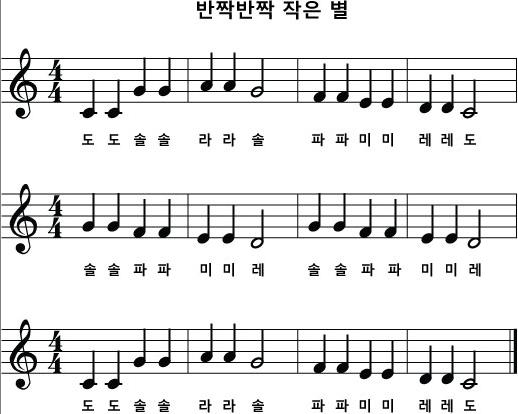
%> input picture mFile/littlestar.jpg, 518 x 414 px
$ octave --eval "result = noteselect('littlestar.jpg');"   (GNU Octave 9; MATLAB toolbox functions it lacks are replaced by stand-ins)
%> lines starting %> are read from the running program, lines starting %| are printed output that depends on the picture; in (x1, y1, x2, y2) boxes, pixels count from 0 and x2, y2 are one past the last pixel; in counts of white or black regions, pixels touching at a corner belong together; the program's own positions count from 1
function result = noteselect(filename)
%> called with filename = 'littlestar.jpg'

%흑백화, 이진화, 반전
img = imread(filename); %이미지 불러오기
%> img is the input picture: size 414x518x3 uint8; mean R, G, B 230.4, 230.5, 230.5
imgGRAY = rgb2gray(img);% RGB에서 흑백조
imgREV= imcomplement(imgGRAY); %흑백 반전
imgFNL=imbinarize(imgREV); %이진화
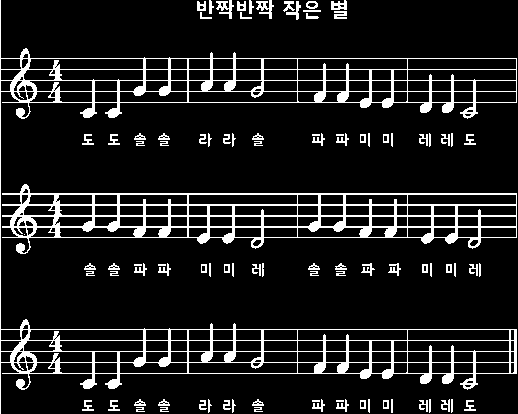
%> imgFNL: size 414x518 logical; 11.5% white; 94 white regions (7 under 20 px), largest, box (x1, y1, x2, y2) and area: (0, 0, 517, 414) 12605, (2, 184, 517, 254) 7740, (216, 0, 234, 19) 158

%모서리 무늬 지우기
[imgX, imgY] = size(imgFNL);
%> imgX = 414; imgY = 518
imgFNL(1:3,:) = 0;
imgFNL(imgX-3:imgX,:) = 0;
imgFNL(:,1:3) = 0;
%> imgFNL: size 414x518 logical; 11.1% white; 95 white regions (10 under 20 px), largest, box (x1, y1, x2, y2) and area: (3, 184, 517, 254) 7731, (3, 319, 517, 390) 6170, (3, 48, 517, 119) 6003
imgFNL(:,imgX-3:imgX) = 0; %모서리 3번째까지 0으로 만든다.
%> imgFNL: size 414x518 logical; 11.1% white; 98 white regions (10 under 20 px), largest, box (x1, y1, x2, y2) and area: (3, 184, 410, 254) 6262, (3, 319, 410, 390) 4900, (3, 48, 410, 119) 4895

se1 = strel('line', 50, 0);      %가로로긴 선을 이용해 오선 검출
IMG= imopen(imgFNL,se1);
%> IMG: size 414x518 logical; 4.5% white in thin lines or dots, all inside (x1, y1, x2, y2) = (3, 58, 517, 374)
IMG_thin = bwmorph(IMG, 'thin');

IMG1 = bwmorph(imgFNL,'thin');
%> IMG1: size 414x518 logical; 7.1% white in thin lines or dots
IMG_Re = imreconstruct(IMG_thin, IMG1);
%> IMG_Re: size 414x518 logical; 6.2% white in thin lines or dots, all inside (x1, y1, x2, y2) = (3, 49, 517, 390)
IMG_sub = IMG_Re - IMG_thin; %오선 빼내기(기존악보에서 오선만 빼기)
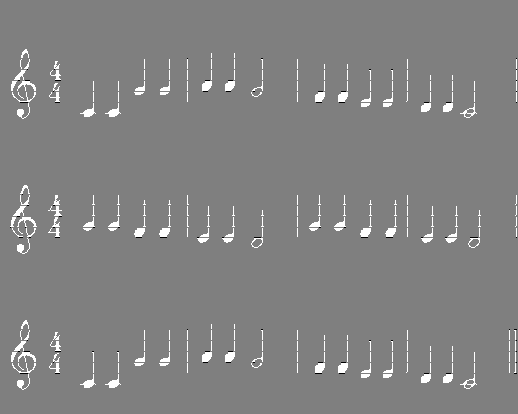
%> IMG_sub: size 414x518 double; min -1, max 1, mean 0.0266; drawn with min black and max white

IMG_BR = bwmorph(IMG_sub, 'bridge'); %오선빼고 끊긴 사이 1개 간격 매꾸기
%> IMG_BR: size 414x518 logical; 3.2% white; 62 white regions, largest, box (x1, y1, x2, y2) and area: (10, 185, 37, 254) 407, (11, 320, 36, 390) 395, (11, 49, 36, 119) 391

se2 = strel('disk',1);               % 머리가 octagon크기 3보다 작으면 검출이 안되므로 팽창시킨다.
imgimg = imdilate(IMG_BR,se2);
%> imgimg: size 414x518 logical; 6.2% white; 61 white regions, largest, box (x1, y1, x2, y2) and area: (9, 184, 38, 255) 744, (10, 319, 37, 391) 737, (10, 48, 37, 120) 732

imgimgimg = bwmorph(imgimg, 'thin'); % 선을 얇게함
%> imgimgimg: size 414x518 logical; 3.3% white; 61 white regions, largest, box (x1, y1, x2, y2) and area: (10, 185, 37, 254) 425, (11, 320, 36, 390) 418, (11, 49, 36, 119) 408

IMG_holes = imfill(imgimgimg, 4, 'holes'); %구멍채우기
%> IMG_holes: size 414x518 logical; 3.9% white; 61 white regions, largest, box (x1, y1, x2, y2) and area: (11, 49, 36, 119) 765, (11, 320, 36, 390) 763, (10, 185, 37, 254) 685


%% 높은 음자리표 길이차이로 구하기

%오선 개수 검출
THIN_number = bwlabel(IMG_thin);
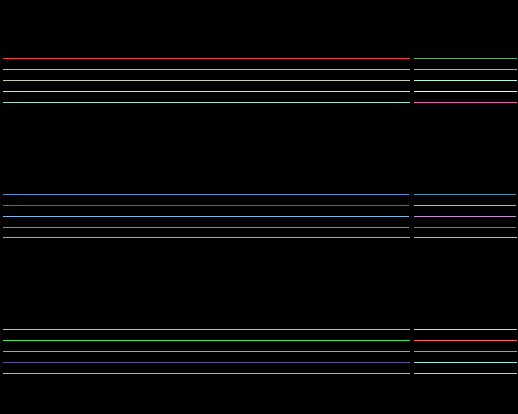
%> THIN_number: size 414x518 double; 31 distinct labels, from 0 to 30; one colour per label, 0 black
MAX_thin = sum(THIN_number');
%> MAX_thin = 414 values, max 9195 at index 374, min 0 at index 1, mean 203.5
MAX_thin_one = nnz(MAX_thin);
%> MAX_thin_one = 15
MAX_thin_number = 5*round(MAX_thin_one/5); %튀는 값이 존재하므로 평균으로 구함
%> MAX_thin_number = 15

%오선 사이 간격 구하기
Pos_line1 = find(sum((THIN_number==1)'));
%> Pos_line1 = 59
Pos_line5 = find(sum((THIN_number==5)'));
%> Pos_line5 = 103
Interval_line = Pos_line5-Pos_line1;
%> Interval_line = 44

%구멍만 나오게하기

hoehoe = imdilate(IMG_holes, se2);
%> hoehoe: size 414x518 logical; 6.6% white; 61 white regions, largest, box (x1, y1, x2, y2) and area: (10, 48, 37, 120) 946, (10, 319, 37, 391) 945, (9, 184, 38, 255) 901
se3=strel('octagon' ,3);
IMG_Head22 = imopen(hoehoe, se3);
%> IMG_Head22: size 414x518 logical; 3.7% white; 54 white regions, largest, box (x1, y1, x2, y2) and area: (10, 49, 37, 104) 816, (10, 320, 37, 375) 813, (10, 184, 37, 238) 743
IMG_2Hole = imreconstruct(IMG_Head22,IMG_holes);
IMG_3Hole = imerode(IMG_2Hole,se2);  %세로줄만 검출
%> IMG_3Hole: size 414x518 logical; 2.1% white; 84 white regions (30 under 20 px), largest, box (x1, y1, x2, y2) and area: (12, 50, 35, 103) 577, (12, 321, 35, 374) 574, (11, 186, 36, 239) 459

% 음표만 남기기 위한 for문에 필요한 값들
A = bwlabel(IMG_holes);
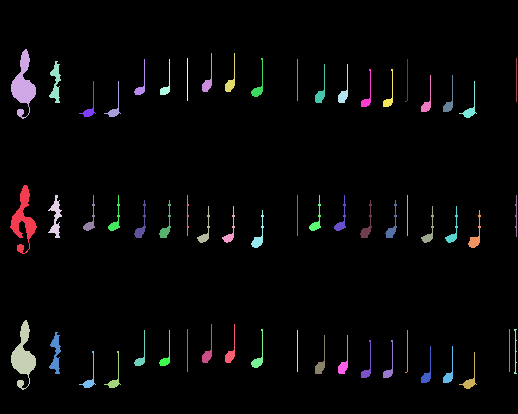
%> A: size 414x518 double; 62 distinct labels, from 0 to 61; one colour per label, 0 black
MAX = max(max(A));
%> MAX = 61
A_select_zero = (zeros([imgX,imgY])); %모든 값이 0에서 시작해서 라벨값이 작으면 합친다.

cnt=1; % Counter

for i=1:1:MAX %라벨 부여하고 하나씩 행합을 사용해 원하는값 검출.

   Select_Label = (A==i);
   HC_select = sum(Select_Label'); %열합을 행합으로

   [LSx,LSy] = max(sum(Select_Label)); %열합으로 각 라벨의 큰 곳을 찾아서 +1위치부터의 꼬리지움

   Select_Label(:,(LSy+2):imgY) = 0;
   [XX,Line_select] = size(find(sum(Select_Label')==1));

   % 각라벨의 행합에서 1의 개수가 오선길이*0.45보다 작으면 지운다.
   if(Line_select<((Interval_line)*0.45))         %꼬리가 오른쪽으로 모습이 잡히니 오른쪽을 지우고 행합을한다.
       Select_Label = (zeros([imgX,imgY]));
   end

   A_select_zero = A_select_zero + Select_Label;
end
%> this loop made 61 passes
%> (LSx, LSy, Line_select) on passes 1 to 12: (45, 23, 2), (59, 23, 1), (58, 23, 2), (40, 57, 0), (41, 57, 0), (41, 57, 0), (33, 94, 27), (34, 94, 26), (33, 94, 22), (33, 119, 27), (34, 119, 26), (33, 119, 22)
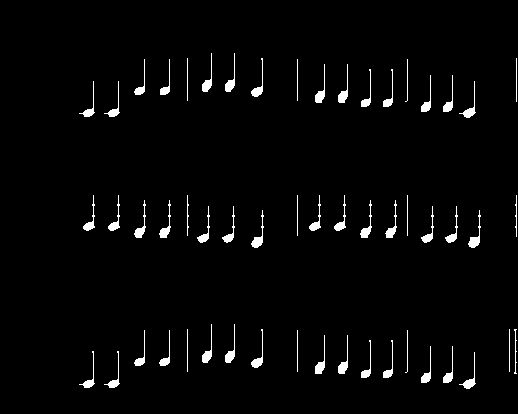
%> A_select_zero: size 414x518 double; values 0 (black) and 1 (white), 2.5% white; 55 white regions, largest, box (x1, y1, x2, y2) and area: (468, 210, 481, 248) 140, (251, 210, 264, 248) 137, (159, 200, 171, 238) 127
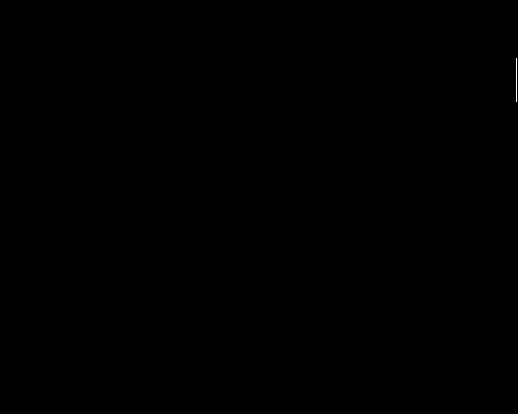
%> Select_Label: size 414x518 logical; 0.02% white in thin lines or dots, all inside (x1, y1, x2, y2) = (516, 58, 517, 102)

A_select_zero = imreconstruct(imbinarize(A_select_zero),IMG_holes); %검출한 객체들 모양 복원


%% 구멍 존재하는 머리 빼내기

A_select_zero = imdilate(A_select_zero,se2); % 머리검출 쉽게하기위해 크기를 키움
%> A_select_zero: size 414x518 logical; 4.8% white; 55 white regions, largest, box (x1, y1, x2, y2) and area: (467, 209, 482, 249) 230, (250, 209, 265, 249) 226, (458, 351, 478, 390) 219

se4=strel('octagon' ,3);
IMG_Head = imopen(A_select_zero, se4); %머리만 남김
%> IMG_Head: size 414x518 logical; 2.2% white; 42 white regions, largest, box (x1, y1, x2, y2) and area: (468, 236, 481, 249) 134, (251, 236, 264, 249) 130, (314, 90, 326, 104) 128

se5 = strel('disk', 1);
B_select_zero1 = imdilate(IMG_BR, se5);           % 구멍있는 머리만 찾기위한 노가다작업
B_select_zero2 = bwmorph(B_select_zero1, 'skel');
%> B_select_zero2: size 414x518 logical; 3.3% white; 61 white regions, largest, box (x1, y1, x2, y2) and area: (9, 185, 38, 254) 450, (11, 48, 36, 120) 438, (11, 319, 36, 391) 431
B_select_zero3 = bwmorph(B_select_zero2, 'fill');
%> B_select_zero3: size 414x518 logical; 3.3% white; 61 white regions, largest, box (x1, y1, x2, y2) and area: (9, 185, 38, 254) 461, (11, 48, 36, 120) 449, (11, 319, 36, 391) 438
B_select_zero4 = bwmorph(B_select_zero3, 'remove');
%> B_select_zero4: size 414x518 logical; 2.2% white in thin lines or dots, all inside (x1, y1, x2, y2) = (9, 48, 517, 391)
B_select_zero = imfill(B_select_zero4, 'holes');
%> B_select_zero: size 414x518 logical; 3.9% white; 61 white regions, largest, box (x1, y1, x2, y2) and area: (11, 48, 36, 120) 763, (11, 319, 36, 391) 760, (9, 185, 38, 254) 689
IMG_HOLE = imopen(B_select_zero, se4);
%> IMG_HOLE: size 414x518 logical; 2.3% white; 54 white regions, largest, box (x1, y1, x2, y2) and area: (11, 74, 36, 103) 508, (11, 345, 36, 374) 506, (11, 210, 36, 237) 405

IMG_LEFT = imbinarize(B_select_zero-B_select_zero1);  % 구멍있는 객체로 빈공간 채운 객체를 빼서 남는 곳 검출
%> IMG_LEFT: size 414x518 logical; 0.36% white; 30 white regions (15 under 20 px), largest, box (x1, y1, x2, y2) and area: (26, 85, 33, 99) 61, (26, 221, 33, 234) 60, (26, 356, 33, 370) 60

NOTE_HOLE = imreconstruct(IMG_LEFT,IMG_Head); %빈 음표만 가져온다.
%> NOTE_HOLE: size 414x518 logical; 0.35% white; 6 white regions, box (x1, y1, x2, y2) and area: (468, 236, 481, 249) 134, (251, 236, 264, 249) 130, (462, 378, 476, 390) 121, (250, 86, 264, 98) 120, (462, 107, 476, 119) 120, (250, 357, 264, 369) 120

P1 = IMG_Head;
P2 = imreconstruct(NOTE_HOLE,P1);

se6=strel('disk',3);

IMG_Head2 = imclose(P1, se6); %너무 각지지않고 둥글하게 만듬
IMG_Head3 = imclose(P2, se6);
%% 무게중심

[L, n] = bwlabel(IMG_Head2); %무게중심 좌표 저장과정
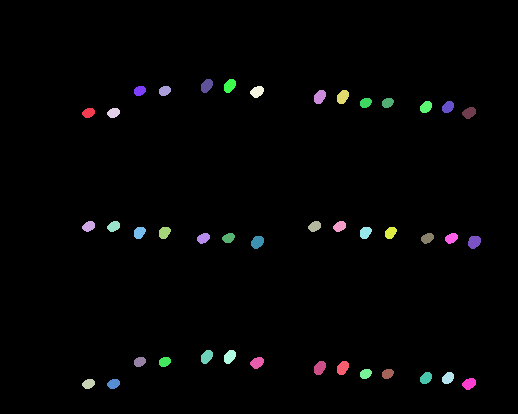
%> L: size 414x518 double; 43 distinct labels, from 0 to 42; one colour per label, 0 black
%> n = 42
result = zeros(n,2);
   for k = 1:n
    [r,c] = find(L == k);
    result(k,1) = mean(c);
    result(k,2) = mean(r);
   end
%> this loop made 42 passes
%> after the loop, result = 42 rows, first 12: [89.15 113.4; 89.32 226.9; 89.15 384.4; 114.2 113.4; 114.3 226.9; 114.2 384.4; 140.3 91.38; 140 233.2; 140.3 362.4; 165.3 91.38; 165 233.2; 165.3 362.4]

[L2, n2] = bwlabel(IMG_Head3); %빈 노트 무게중심 좌표 저장과정
%> L2: size 414x518 double; 7 distinct labels, from 0 to 6
%> n2 = 6
resultN = zeros(n2,2);
   for k = 1:n2
    [r,c] = find(L2 == k);
    resultN(k,1) = mean(c)+1;
    resultN(k,2) = mean(r);
   end
%> this loop made 6 passes
%> after the loop, resultN = [258.7 92.26; 258.7 363.3; 259 242.7; 470.8 113.3; 470.8 384.3; 475.9 242.6]
   result = [result; resultN];
%> result = 48 rows, first 12: [89.15 113.4; 89.32 226.9; 89.15 384.4; 114.2 113.4; 114.3 226.9; 114.2 384.4; 140.3 91.38; 140 233.2; 140.3 362.4; 165.3 91.38; 165 233.2; 165.3 362.4]
   result = sortrows(result);% x축 순서대로 음표들을 정렬
%> result = 48 rows, first 12: [89.15 113.4; 89.15 384.4; 89.32 226.9; 114.2 113.4; 114.2 384.4; 114.3 226.9; 140 233.2; 140.3 91.38; 140.3 362.4; 165 233.2; 165.3 91.38; 165.3 362.4]
%end
